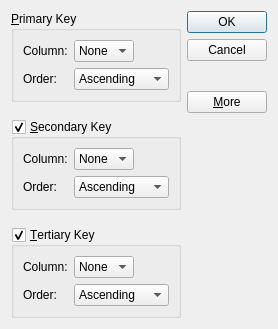
<?xml version="1.0" encoding="UTF-8"?>
<ui version="4.0">
 <class>SortDialog</class>
 <widget class="QDialog" name="SortDialog">
  <property name="geometry">
   <rect>
    <x>0</x>
    <y>0</y>
    <width>269</width>
    <height>329</height>
   </rect>
  </property>
  <property name="windowTitle">
   <string>SortDialog</string>
  </property>
  <layout class="QGridLayout" name="gridLayout_4">
   <item row="0" column="0">
    <widget class="QGroupBox" name="primaryGroupBox">
     <property name="title">
      <string>&amp;Primary Key</string>
     </property>
     <layout class="QGridLayout" name="gridLayout">
      <item row="0" column="0">
       <widget class="QLabel" name="label">
        <property name="frameShape">
         <enum>QFrame::NoFrame</enum>
        </property>
        <property name="text">
         <string>Column:</string>
        </property>
       </widget>
      </item>
      <item row="0" column="1">
       <widget class="QComboBox" name="primaryColumnCombo">
        <item>
         <property name="text">
          <string>None</string>
         </property>
        </item>
       </widget>
      </item>
      <item row="0" column="2">
       <spacer name="horizontalSpacer">
        <property name="orientation">
         <enum>Qt::Horizontal</enum>
        </property>
        <property name="sizeHint" stdset="0">
         <size>
          <width>41</width>
          <height>20</height>
         </size>
        </property>
       </spacer>
      </item>
      <item row="1" column="0">
       <widget class="QLabel" name="label2">
        <property name="text">
         <string>Order:</string>
        </property>
       </widget>
      </item>
      <item row="1" column="1" colspan="2">
       <widget class="QComboBox" name="primaryOrderCombo">
        <item>
         <property name="text">
          <string>Ascending</string>
         </property>
        </item>
        <item>
         <property name="text">
          <string>Descending</string>
         </property>
        </item>
       </widget>
      </item>
     </layout>
    </widget>
   </item>
   <item row="0" column="1" rowspan="2">
    <layout class="QVBoxLayout" name="verticalLayout">
     <item>
      <widget class="QPushButton" name="okButton">
       <property name="text">
        <string>OK</string>
       </property>
       <property name="default">
        <bool>true</bool>
       </property>
      </widget>
     </item>
     <item>
      <widget class="QPushButton" name="cancelButton">
       <property name="text">
        <string>Cancel</string>
       </property>
       <property name="default">
        <bool>false</bool>
       </property>
      </widget>
     </item>
     <item>
      <spacer name="verticalSpacer">
       <property name="orientation">
        <enum>Qt::Vertical</enum>
       </property>
       <property name="sizeHint" stdset="0">
        <size>
         <width>28</width>
         <height>13</height>
        </size>
       </property>
      </spacer>
     </item>
     <item>
      <widget class="QPushButton" name="morebutton">
       <property name="text">
        <string>&amp;More</string>
       </property>
       <property name="checkable">
        <bool>true</bool>
       </property>
      </widget>
     </item>
    </layout>
   </item>
   <item row="1" column="0">
    <spacer name="verticalSpacer_2">
     <property name="orientation">
      <enum>Qt::Vertical</enum>
     </property>
     <property name="sizeHint" stdset="0">
      <size>
       <width>20</width>
       <height>22</height>
      </size>
     </property>
    </spacer>
   </item>
   <item row="2" column="0">
    <widget class="QGroupBox" name="secondaryGroupBox">
     <property name="title">
      <string>&amp;Secondary Key</string>
     </property>
     <property name="checkable">
      <bool>true</bool>
     </property>
     <layout class="QGridLayout" name="gridLayout_2">
      <item row="0" column="0">
       <widget class="QLabel" name="label_5">
        <property name="frameShape">
         <enum>QFrame::NoFrame</enum>
        </property>
        <property name="text">
         <string>Column:</string>
        </property>
       </widget>
      </item>
      <item row="0" column="1">
       <widget class="QComboBox" name="secondaryColumnCombo">
        <item>
         <property name="text">
          <string>None</string>
         </property>
        </item>
       </widget>
      </item>
      <item row="0" column="2">
       <spacer name="horizontalSpacer_3">
        <property name="orientation">
         <enum>Qt::Horizontal</enum>
        </property>
        <property name="sizeHint" stdset="0">
         <size>
          <width>28</width>
          <height>20</height>
         </size>
        </property>
       </spacer>
      </item>
      <item row="1" column="0">
       <widget class="QLabel" name="label_6">
        <property name="text">
         <string>Order:</string>
        </property>
       </widget>
      </item>
      <item row="1" column="1" colspan="2">
       <widget class="QComboBox" name="secondaryOrderCombo">
        <item>
         <property name="text">
          <string>Ascending</string>
         </property>
        </item>
        <item>
         <property name="text">
          <string>Descending</string>
         </property>
        </item>
       </widget>
      </item>
     </layout>
    </widget>
   </item>
   <item row="3" column="0">
    <spacer name="verticalSpacer_3">
     <property name="orientation">
      <enum>Qt::Vertical</enum>
     </property>
     <property name="sizeHint" stdset="0">
      <size>
       <width>20</width>
       <height>22</height>
      </size>
     </property>
    </spacer>
   </item>
   <item row="4" column="0">
    <widget class="QGroupBox" name="tertiaryGroupBox">
     <property name="title">
      <string>&amp;Tertiary Key</string>
     </property>
     <property name="checkable">
      <bool>true</bool>
     </property>
     <layout class="QGridLayout" name="gridLayout_3">
      <item row="0" column="0">
       <widget class="QLabel" name="label_7">
        <property name="frameShape">
         <enum>QFrame::NoFrame</enum>
        </property>
        <property name="text">
         <string>Column:</string>
        </property>
       </widget>
      </item>
      <item row="0" column="1">
       <widget class="QComboBox" name="tertiaryColumnCombo">
        <item>
         <property name="text">
          <string>None</string>
         </property>
        </item>
       </widget>
      </item>
      <item row="0" column="2">
       <spacer name="horizontalSpacer_4">
        <property name="orientation">
         <enum>Qt::Horizontal</enum>
        </property>
        <property name="sizeHint" stdset="0">
         <size>
          <width>28</width>
          <height>20</height>
         </size>
        </property>
       </spacer>
      </item>
      <item row="1" column="0">
       <widget class="QLabel" name="label_8">
        <property name="text">
         <string>Order:</string>
        </property>
       </widget>
      </item>
      <item row="1" column="1" colspan="2">
       <widget class="QComboBox" name="tertiaryOrderCombo">
        <item>
         <property name="text">
          <string>Ascending</string>
         </property>
        </item>
        <item>
         <property name="text">
          <string>Descending</string>
         </property>
        </item>
       </widget>
      </item>
     </layout>
    </widget>
   </item>
  </layout>
 </widget>
 <tabstops>
  <tabstop>okButton</tabstop>
  <tabstop>cancelButton</tabstop>
  <tabstop>morebutton</tabstop>
  <tabstop>primaryOrderCombo</tabstop>
  <tabstop>tertiaryColumnCombo</tabstop>
  <tabstop>tertiaryOrderCombo</tabstop>
  <tabstop>primaryColumnCombo</tabstop>
  <tabstop>secondaryColumnCombo</tabstop>
  <tabstop>secondaryOrderCombo</tabstop>
 </tabstops>
 <resources/>
 <connections>
  <connection>
   <sender>okButton</sender>
   <signal>clicked()</signal>
   <receiver>SortDialog</receiver>
   <slot>accept()</slot>
   <hints>
    <hint type="sourcelabel">
     <x>221</x>
     <y>31</y>
    </hint>
    <hint type="destinationlabel">
     <x>88</x>
     <y>90</y>
    </hint>
   </hints>
  </connection>
  <connection>
   <sender>cancelButton</sender>
   <signal>clicked()</signal>
   <receiver>SortDialog</receiver>
   <slot>reject()</slot>
   <hints>
    <hint type="sourcelabel">
     <x>238</x>
     <y>51</y>
    </hint>
    <hint type="destinationlabel">
     <x>114</x>
     <y>94</y>
    </hint>
   </hints>
  </connection>
  <connection>
   <sender>morebutton</sender>
   <signal>toggled(bool)</signal>
   <receiver>secondaryGroupBox</receiver>
   <slot>setVisible(bool)</slot>
   <hints>
    <hint type="sourcelabel">
     <x>220</x>
     <y>115</y>
    </hint>
    <hint type="destinationlabel">
     <x>176</x>
     <y>165</y>
    </hint>
   </hints>
  </connection>
  <connection>
   <sender>morebutton</sender>
   <signal>toggled(bool)</signal>
   <receiver>tertiaryGroupBox</receiver>
   <slot>setVisible(bool)</slot>
   <hints>
    <hint type="sourcelabel">
     <x>243</x>
     <y>113</y>
    </hint>
    <hint type="destinationlabel">
     <x>175</x>
     <y>283</y>
    </hint>
   </hints>
  </connection>
 </connections>
</ui>
